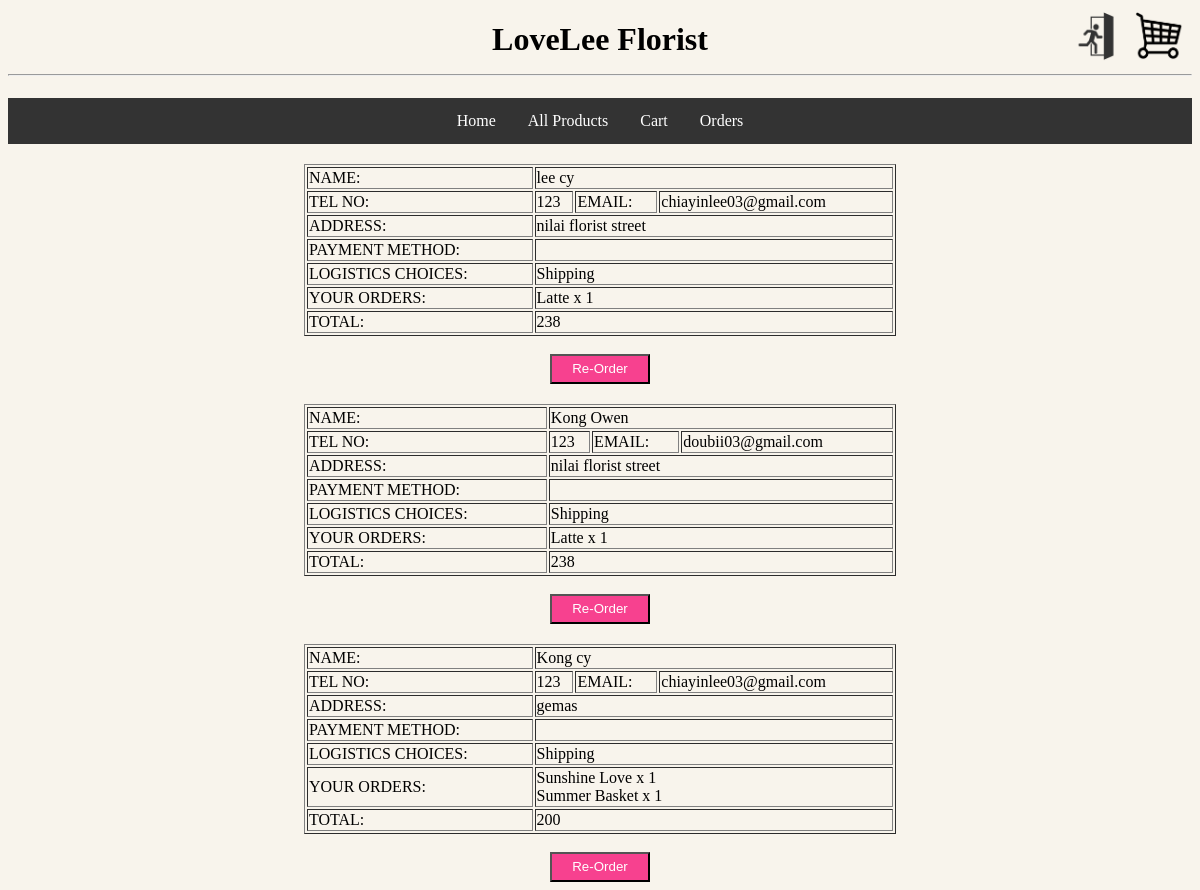
The app's page /order.php with its own data.
### tables this page shows
CREATE TABLE `orders` (
  `order_id` int(100) NOT NULL,
  `name` varchar(100) NOT NULL,
  `telephone` varchar(12) NOT NULL,
  `email` varchar(100) NOT NULL,
  `address` varchar(500) NOT NULL,
  `method` varchar(50) NOT NULL,
  `choices` varchar(20) NOT NULL,
  `pname` varchar(200) NOT NULL,
  `pcolour` varchar(50) NOT NULL,
  `quantity` int(11) NOT NULL,
  `price` int(11) NOT NULL,
  `image` varchar(200) NOT NULL
);

### order.php (the view, shortened to what this page needs)
<?php
require_once 'productconn.php';
$result = mysqli_query($conn, "SELECT * FROM orders ORDER BY order_id");
?>
<!DOCTYPE html>
<html>
<head>
    <link rel="stylesheet" type="text/css" href="navbar.css">
</head>
<body>
<h1>LoveLee Florist<hr></h1>
<div class="button-container">
    <form action="logindex.php" method="post">
        <button type="submit" class="logout-btn">
            <img src="exit.png" alt="Logout">
        </button>
    </form>
    <form action="cartpay.php" method="post">
        <button type="submit" class="logout-btn">
            <img src="cart.png" alt="Cart">
        </button>
    </form>
</div>
<div class="navbar">
    <ul>
        <li><a href="home.php">Home</a></li>
        <li><a href="#products">All Products</a></li>
        <li><a href="cartpay.php">Cart</a></li>
        <li><a href="order.php">Orders</a></li>
    </ul>
</div>
<?php
$current_order_id = null;
while ($row = mysqli_fetch_assoc($result)) {
    if ($row['order_id'] !== $current_order_id) {
        if ($current_order_id !== null) {
            echo "<tr><td>TOTAL:</td><td colspan='3'>" . $total . "</td></tr>";
            echo "</table>";
            echo "</br><form action='reorder.php' method='post'>";
            echo "<input type='submit' class='button' name='Re-order' value='Re-Order'>";
            echo "</form>";
        }
        echo "<table border='1'>";
        echo "<tr><td>NAME:</td><td colspan='3'>" . $row['name'] . "</td></tr>";
        echo "<tr><td>TEL NO:</td><td>" . $row['telephone'] . "</td><td>EMAIL:</td><td>" . $row['email'] . "</td></tr>";
        echo "<tr><td>ADDRESS:</td><td colspan='3'>" . $row['address'] . "</td></tr>";
        echo "<tr><td>PAYMENT METHOD:</td><td colspan='3'>" . $row['method'] . "</td></tr>";
        echo "<tr><td>LOGISTICS CHOICES:</td><td colspan='3'>" . $row['choices'] . "</td></tr>";
        echo "<tr><td>YOUR ORDERS:</td><td colspan='3'>";
        $total = 0;
    }
    echo $row['pname'] . " x " . $row['quantity'] . "<br>";
    $total += ($row['price'] * $row['quantity']);
    $current_order_id = $row['order_id'];
}
echo "<tr><td>TOTAL:</td><td colspan='3'>" . $total . "</td></tr>";
echo "</table>";
echo "</br><form action='reorder.php' method='post'>";
echo "<input type='submit' class='button' name='Re-order' value='Re-Order'>";
echo "</form>";
?>
</body>
</html>

### navbar.css (style rules this page uses)
.navbar { background-color: #333; overflow: hidden; text-align: center; }
.navbar ul { list-style-type: none; margin: 0; padding: 0; overflow: hidden; display: flex; justify-content: center; }
.navbar li { display: inline; list-style-type: none; }
.navbar li a { display: block; color: white; text-align: center; padding: 14px 16px; text-decoration: none; }
body { background-color:#F8F4EC; }
.logout-btn { border: none; background: none; cursor: pointer; }
.logout-btn img { width: 50px; height: 50px; }

### order.php (style rules this page uses)
body { text-align: center; background-color: #F8F4EC; }
.button-container { position: absolute; top: 10px; right: 10px; display: flex; align-items: center; }
table { margin: 0 auto; margin-top: 20px; width: 50%; text-align: left; }
.button { background-color: #F7418F; color: white; text-align: center; text-decoration: none; display: inline-block; cursor: pointer; width: 100px; height: 30px; }

### records on screen
orders: name "lee cy", telephone "123", email "chiayinlee03@gmail.com", address "nilai florist street", choices "Shipping", pname "Latte", quantity "1"
orders: total "238", name "Kong Owen", telephone "123", email "doubii03@gmail.com", address "nilai florist street", choices "Shipping", pname "Latte", quantity "1"
orders: total "238", name "Kong cy", telephone "123", email "chiayinlee03@gmail.com", address "gemas", choices "Shipping", pname "Sunshine Love", quantity "1"
orders: pname "Summer Basket", quantity "1"

### other values on screen
$total "200"
